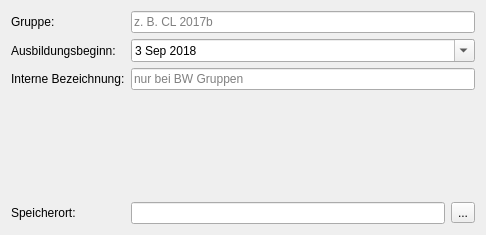
<?xml version="1.0" encoding="UTF-8"?>
<ui version="4.0">
 <class>Page2</class>
 <widget class="QWizardPage" name="Page2">
  <property name="geometry">
   <rect>
    <x>0</x>
    <y>0</y>
    <width>486</width>
    <height>235</height>
   </rect>
  </property>
  <property name="windowTitle">
   <string>WizardPage</string>
  </property>
  <layout class="QFormLayout" name="formLayout">
   <item row="0" column="0">
    <widget class="QLabel" name="label_2">
     <property name="text">
      <string>Gruppe:</string>
     </property>
     <property name="buddy">
      <cstring>group</cstring>
     </property>
    </widget>
   </item>
   <item row="0" column="1">
    <widget class="QLineEdit" name="group">
     <property name="maxLength">
      <number>30</number>
     </property>
     <property name="placeholderText">
      <string>z. B. CL 2017b</string>
     </property>
     <property name="clearButtonEnabled">
      <bool>true</bool>
     </property>
    </widget>
   </item>
   <item row="1" column="0">
    <widget class="QLabel" name="label_3">
     <property name="text">
      <string>Ausbildungsbeginn:</string>
     </property>
     <property name="buddy">
      <cstring>start_date</cstring>
     </property>
    </widget>
   </item>
   <item row="1" column="1">
    <widget class="QDateEdit" name="start_date">
     <property name="buttonSymbols">
      <enum>QAbstractSpinBox::PlusMinus</enum>
     </property>
     <property name="minimumDate">
      <date>
       <year>2010</year>
       <month>9</month>
       <day>14</day>
      </date>
     </property>
     <property name="calendarPopup">
      <bool>true</bool>
     </property>
     <property name="date">
      <date>
       <year>2018</year>
       <month>9</month>
       <day>3</day>
      </date>
     </property>
    </widget>
   </item>
   <item row="2" column="0">
    <widget class="QLabel" name="label_4">
     <property name="text">
      <string>Interne Bezeichnung:</string>
     </property>
     <property name="buddy">
      <cstring>internal_name</cstring>
     </property>
    </widget>
   </item>
   <item row="2" column="1">
    <widget class="QLineEdit" name="internal_name">
     <property name="maxLength">
      <number>30</number>
     </property>
     <property name="placeholderText">
      <string>nur bei BW Gruppen</string>
     </property>
     <property name="clearButtonEnabled">
      <bool>true</bool>
     </property>
    </widget>
   </item>
   <item row="3" column="0">
    <spacer name="verticalSpacer">
     <property name="orientation">
      <enum>Qt::Vertical</enum>
     </property>
     <property name="sizeHint" stdset="0">
      <size>
       <width>20</width>
       <height>28</height>
      </size>
     </property>
    </spacer>
   </item>
   <item row="4" column="0">
    <widget class="QLabel" name="label_6">
     <property name="text">
      <string>Speicherort:</string>
     </property>
     <property name="buddy">
      <cstring>save_path</cstring>
     </property>
    </widget>
   </item>
   <item row="4" column="1">
    <layout class="QHBoxLayout" name="horizontalLayout">
     <item>
      <widget class="QLineEdit" name="save_path">
       <property name="maxLength">
        <number>255</number>
       </property>
      </widget>
     </item>
     <item>
      <widget class="QToolButton" name="btn_path">
       <property name="text">
        <string>...</string>
       </property>
      </widget>
     </item>
    </layout>
   </item>
  </layout>
 </widget>
 <resources/>
 <connections/>
</ui>
